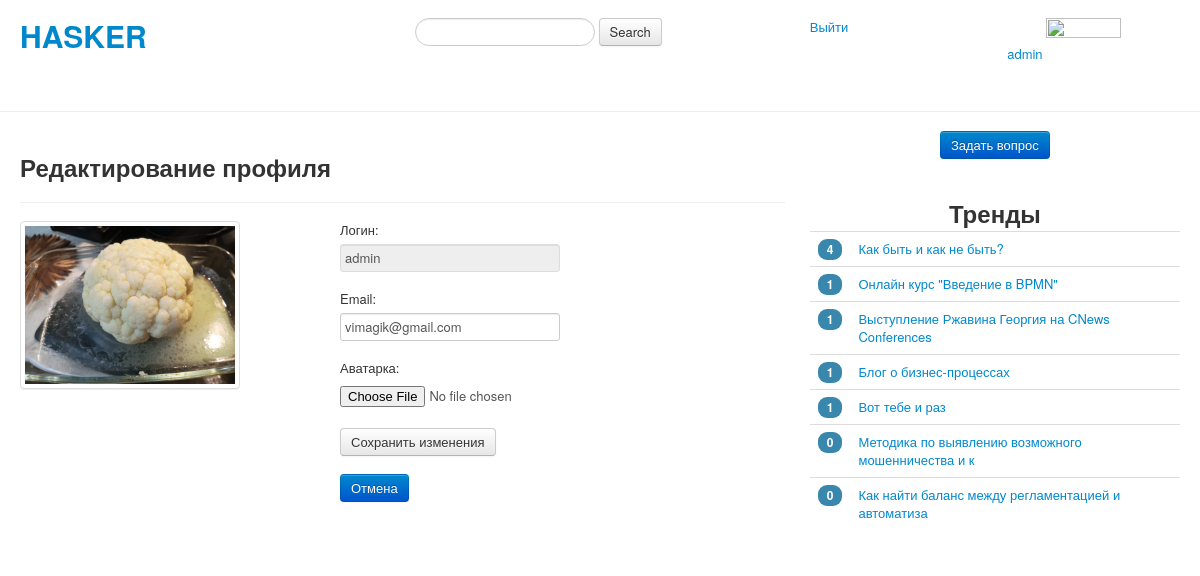
/auth/editprofile/ (signed in), run on the app's committed database.
### questions/models.py (models this page shows, shortened)
class Questions(models.Model):
    class Meta:
        verbose_name = 'Question'
        verbose_name_plural = 'Questions'
    title = models.CharField(max_length=50, verbose_name='Заголовок')
    body = models.TextField(verbose_name='Текст вопроса')
    author = models.ForeignKey(
        User,
        on_delete=models.DO_NOTHING
    )
    create_date = models.DateTimeField(auto_now_add=True)
    tags = models.ManyToManyField(Tags)

### registration/views.py (the view, shortened to what this page needs)
# urls.py: path('editprofile/', login_required(EditProfileView.as_view()), name='editprofile'),
class EditProfileView(TemplateView):
    template_name = 'registration/editProfile.html'
    def collect_data(self, request):
        data = {}
        photo_url = None
        if request.user.is_authenticated:
            data['login'] = request.user.username
            data['email'] = request.user.email
            profile = UserProfile.objects.filter(user=request.user)
            if profile is not None:
                photo_url = profile[0].photo.url
        context = {
            'form': UserProfileForm(initial=data),
            'photo_url': photo_url,
        }
        get_trends(context)
        return context
    def get(self, request, *args, **kwargs):
        context = self.collect_data(request)
        return render(request, self.template_name, context)

### registration/forms.py
class UserProfileForm(forms.Form):
    login = forms.CharField(max_length=50, label='Логин', disabled=True, required=False)
    email = forms.EmailField(widget=forms.EmailInput)
    photo = forms.ImageField(label='Аватарка', required=False)

### questions/views.py (called while the page is built)
def get_trends(context: dict):
    trends = Questions.objects.annotate(count=Count('questionvotes')).order_by('-count')[:20]
    context['trends'] = trends

### registration/Templates/registration/editProfile.html (shortened to what this page needs)
{% extends 'base.html'%}
{% block leftbody %}
        <div class="page-header">
          <h2>Редактирование профиля</h2>
        </div>
    <div class="row">
      <div class="span8">
        <div class="row">
          <div class="span4">
              <ul class="thumbnails">
              <li class="span3">
                <a class="thumbnail">
                  <img src="{{ photo_url }}" alt="">
                </a>
              </li>
            </ul>
          </div>
          <div class="span4">
              <form method="POST" enctype="multipart/form-data">
                    {{ form.as_p }}
                    <input class="btn" type="submit" value="Сохранить изменения">
              </form>
              <form action="/">
                  <button class="btn btn-primary" type="submit">Отмена</button>
              </form>
          </div>
        </div>
      </div>
    </div>
{% endblock %}

### questions/Templates/base.html (shortened to what this page needs)
<!DOCTYPE html>
<html lang="ru">
<head>
    {% load static %}
    <link href="{% static 'css/bootstrap-responsive.css' %}" rel="stylesheet">
    <link href="{% static 'css/bootstrap.css' %}" rel="stylesheet">
</head>
<body>
    <div class="container-fluid">
        <br>
        <div class="row-fluid">
            <div class="span4">
                <h1><a href="{% url 'questions:index' %}">HASKER</a></h1>
            </div>
            <div class="span4">
                <form class="form-search">
                  <input type="text" class="input-medium search-query">
                  <button type="submit" class="btn">Search</button>
                </form>
            </div>
            <div class="span2">
                {% if user.is_authenticated %}
                  <a href="{% url 'registration:logout' %}">Выйти</a>
                {% else %}
                  <a href="{% url 'registration:login' %}">Войти</a>
                {% endif %}
            </div>
            <div class="span2">
                {% if user.is_authenticated %}
                    <a href="{% url 'registration:editprofile' %}">{{ user.username }}</a>
                    <img src="{{ photo.url }}" height="75" width="75">
                {% else %}
                    <form action="{% url 'registration:registration' %}">
                        <button class="btn btn-primary" type="submit">Зарегистрироваться</button>
                    </form>
                {% endif %}
            </div>
        </div>
    </div>
    <hr>
    <div class="container-fluid">
      <div class="row-fluid">
        <div class="span8">
            {% block leftbody %}
            {% endblock %}
        </div>
        <div class="span4">
        {% if user.is_authenticated %}
            <div class="pagination-centered">
                 <form action="{% url 'questions:createquestion' %}">
                        <button class="btn btn-primary" type="submit">Задать вопрос</button>
                 </form>
            </div>
        {% endif %}
            <br>
            <div class="pagination-centered">
                <h2>Тренды</h2>
            </div>
            <div>
                 <table class="table">
                    {% for trend in trends %}
                    <tr>
                        <td><span class="badge badge-info">{{ trend.count }}</span></td>
                        <td><a href="{% url 'questions:questionview' trend.id %}">{{ trend.title }}</a></td>
                    </tr>
                    {% endfor %}
                 </table>
            </div>
        </div>
      </div>
    </div>
</body>
</html>

### data on the page
Questions: count "4", title "Как быть и как не быть?"
Questions: count "1", title "Онлайн курс \"Введение в BPMN\""
Questions: count "1", title "Выступление Ржавина Георгия на CNews Conferences"
Questions: count "1", title "Блог о бизнес-процессах"
Questions: count "1", title "Вот тебе и раз"
Questions: count "0", title "Методика по выявлению возможного мошенничества и к"
Questions: count "0", title "Как найти баланс между регламентацией и автоматиза"

### other printed values
{{ user.username }} "admin"
